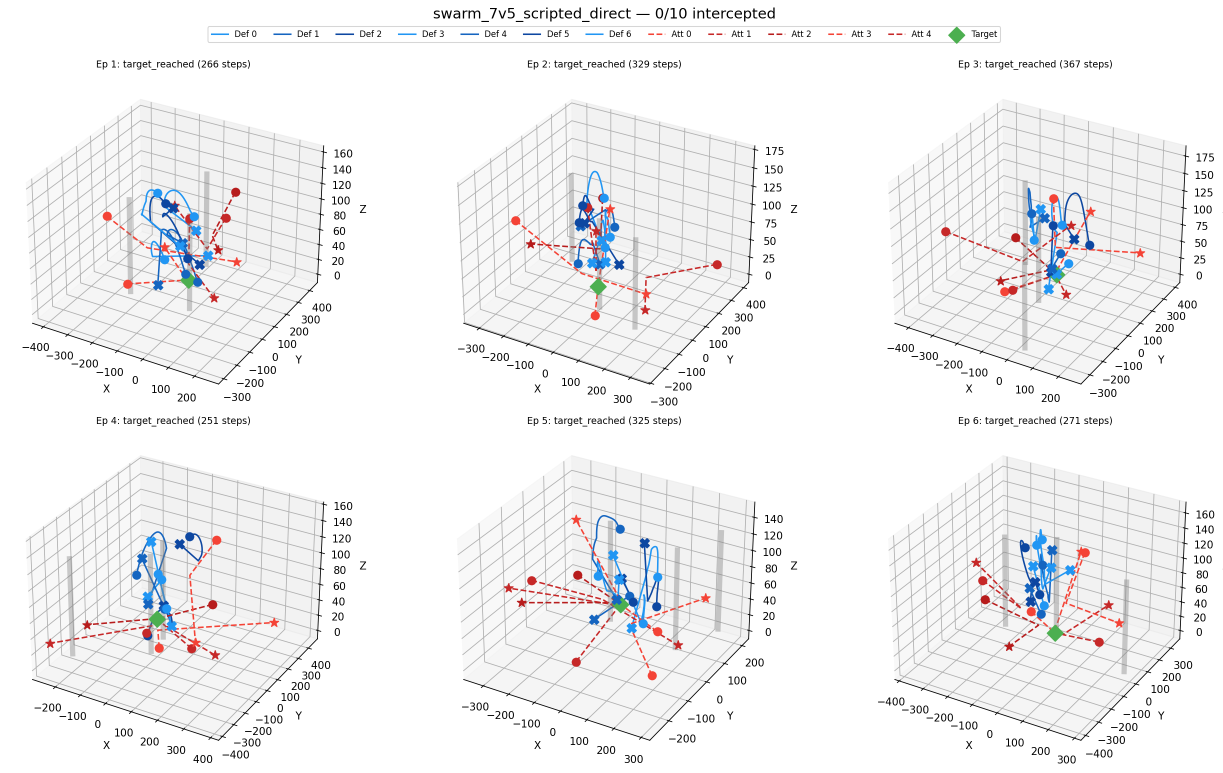
#> input picture models/eval_output/eval_swarm_7v5_scripted_direct_grid.png, 2445 x 1546 px (shown at 1/2 size)
$ python make_figures.py
#> lines starting #> are read from the running program, lines starting #| are printed output that depends on the picture
"""Regenerate the figures of paper.tex (vector PDF, plus a PNG preview of each) into this directory.

    python figures/make_figures.py          # from the repository root

Needs matplotlib, numpy, pandas and Pillow. Every input is tracked in git:
    models/eval_output/nvm_grid_*.csv    fixed-seed grid evaluations (eval/eval_nvm_grid.py)
    docs/media/*.gif                     top-down replays (eval/render_aegis.py)
    models/eval_output/eval_swarm_7v5_scripted_direct_grid.png
                                         a pre-AEGIS swarm evaluation (eval/eval_swarm.py)
Figure 2 (timeline) and Figure 3f (adversarial gates) use numbers that exist only in the dated
experiment records; each is listed next to the file it comes from.

Outputs: replays.pdf and pipeline.pdf (Fig. 1), timeline.pdf (Fig. 2), results.pdf (Fig. 3),
crazyflie.pdf (Fig. 4). The script also prints every plotted number.
"""
import os

import matplotlib

matplotlib.use("Agg")
import matplotlib.pyplot as plt  # noqa: E402
import numpy as np  # noqa: E402
import pandas as pd  # noqa: E402
from matplotlib.patches import FancyArrowPatch, FancyBboxPatch, Rectangle  # noqa: E402
from PIL import Image, ImageSequence  # noqa: E402

HERE = os.path.dirname(os.path.abspath(__file__))
ROOT = os.path.dirname(HERE)
EVAL = os.path.join(ROOT, "models", "eval_output")
MEDIA = os.path.join(ROOT, "docs", "media")

# Colour-blind-safe categorical slots (validated all-pairs: CVD dE >= 9.2, normal-vision dE >= 24)
# plus neutral inks; the grey reference series was validated against ORANGE and BLUE (CVD dE 9.8).
BLUE, ORANGE, AQUA = "#2a78d6", "#eb6834", "#1baf7a"
INK, INK2, MUTED, GRID, AXIS = "#0b0b0b", "#52514e", "#898781", "#e1e0d9", "#c3c2b7"
FILL_DATA, FILL_MODEL, EDGE_MODEL = "#f0efec", "#dbe9fb", "#86b6ef"
FILL_HW, EDGE_HW = "#e3f5ee", "#7fcfae"
SHADE = "#f3f2ee"

plt.rcParams.update({
    "font.family": "sans-serif",
    "font.sans-serif": ["Liberation Sans", "Arial", "Helvetica", "DejaVu Sans"],
    "mathtext.fontset": "custom", "mathtext.rm": "sans", "mathtext.it": "sans:italic", "mathtext.bf": "sans:bold",
    "font.size": 7.0, "axes.labelsize": 7.0, "xtick.labelsize": 6.5, "ytick.labelsize": 6.5, "legend.fontsize": 6.5,
    "axes.titlesize": 7.2, "axes.titleweight": "bold", "axes.titlelocation": "left", "axes.titlepad": 3.0,
    "axes.edgecolor": AXIS, "axes.linewidth": 0.6, "axes.labelcolor": INK2, "text.color": INK,
    "xtick.color": INK2, "ytick.color": INK2, "xtick.major.width": 0.6, "ytick.major.width": 0.6,
    "xtick.major.size": 2.2, "ytick.major.size": 2.2, "pdf.fonttype": 42, "ps.fonttype": 42,
    "savefig.dpi": 300, "axes.spines.top": False, "axes.spines.right": False,
})
COL_W, TEXT_W = 3.55, 7.30  # inches: one column and the full text width of paper.tex


def save(fig, name):
    fig.savefig(os.path.join(HERE, name + ".pdf"), metadata={"CreationDate": None})
    fig.savefig(os.path.join(HERE, name + ".png"), dpi=200)
    plt.close(fig)


def grid(name):
    return pd.read_csv(os.path.join(EVAL, f"nvm_grid_{name}.csv"))


# [5 lines left out: function style, not called in this run]


# ----------------------------------------------------------------------------- Fig. 1 (top): replays
def gif_frame(name, index):
    with Image.open(os.path.join(MEDIA, name)) as im:
        for i, frame in enumerate(ImageSequence.Iterator(im)):
            if i == index:
                return np.asarray(frame.convert("RGB")).copy()
    raise SystemExit(f"{name}: no frame {index}")


def arena_crop(img, half=450.0):
    """Crop a 700 px replay frame to the square |x|, |y| <= half (metres) and blank its legend.

    The renderer draws the +-500 m arena between pixels 89 and 628 (both axes); its legend sits in
    the top-right corner of the axes and is unreadable at print size, so the caption replaces it."""
    img = img.copy()
    face = img[300, 100].copy()                       # axes face colour
    img[84:146, 515:628] = face                       # legend box
    px = 539.0 / 1000.0
    lo, hi = int(round(89 + (500 - half) * px)), int(round(89 + (500 + half) * px))
    return img[lo:hi, lo:hi]


def fig_replays(path):
#> called with path = 'replays'
    swarm = np.asarray(Image.open(os.path.join(EVAL, "eval_swarm_7v5_scripted_direct_grid.png")).convert("RGB"))
    before = swarm[925:1530, 1665:2415]               # episode 6 of the pre-AEGIS 7v5 evaluation grid
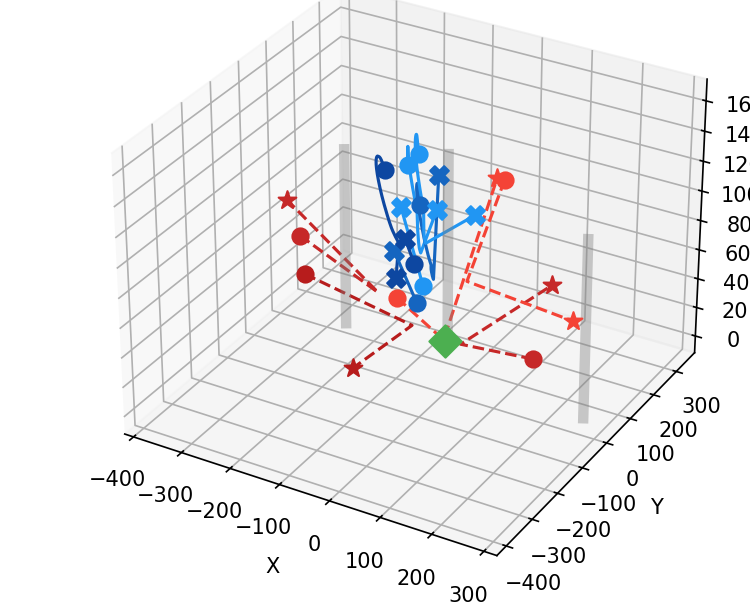
#> before: shape (605, 750, 3); mean R, G, B 238.2, 238, 238.9
    panels = [
        (before, "(a) before AEGIS: 7v5"),
        (arena_crop(gif_frame("aegis_big24_30v30_hills.gif", 0)), "(b) 30v30, hills: $t$ = 0 s"),
        (arena_crop(gif_frame("aegis_big24_30v30_hills.gif", 25)), "(c) $t$ = 2.1 s"),
        (arena_crop(gif_frame("aegis_big24_30v30_hills.gif", 50)), "(d) $t$ = 4.2 s"),
        (arena_crop(gif_frame("aegis_vark_15v15_3targets.gif", 31)), "(e) 15v15, three points"),
        (arena_crop(gif_frame("aegis_large_50v40_open.gif", 19)), "(f) 50v40, open field"),
    ]
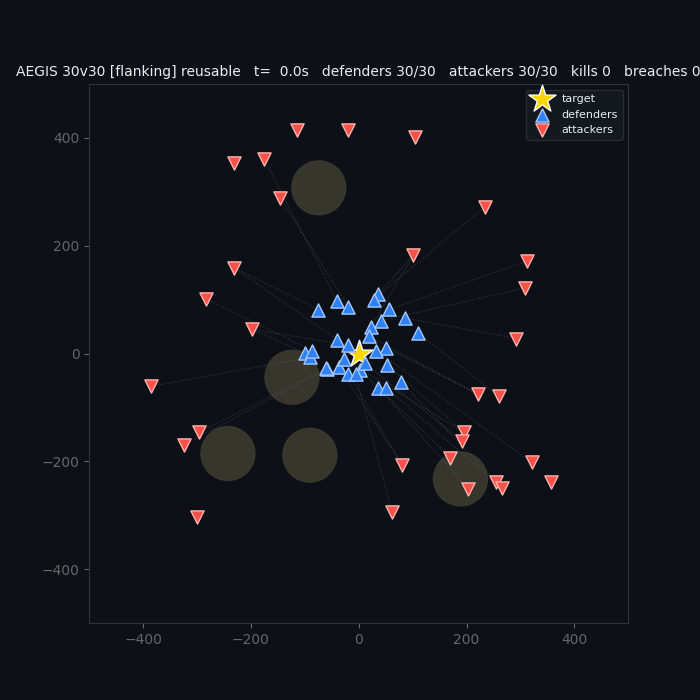
#> input picture docs/media/aegis_big24_30v30_hills.gif, 700 x 700 px
#> in gif_frame, im is the input picture: PIL image 700x700 P; mean R, G, B 18.1, 21.3, 27.2
#> the loop in gif_frame, `for i, frame in enumerate(ImageSequence.Iterator(im)):` made 1 pass
#> in arena_crop, `face = img[300, 100].copy()`: face = [13, 17, 23]
#> the loop in gif_frame, `for i, frame in enumerate(ImageSequence.Iterator(im)):` made 26 passes
#> the loop in gif_frame, `for i, frame in enumerate(ImageSequence.Iterator(im)):` made 51 passes
#> call 4 of gif_frame, with name = 'aegis_vark_15v15_3targets.gif', index = 31
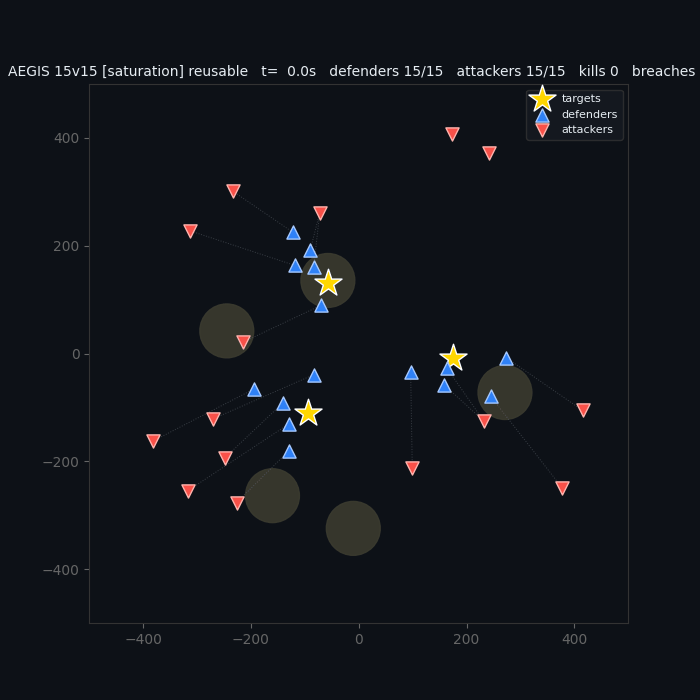
#> input picture docs/media/aegis_vark_15v15_3targets.gif, 700 x 700 px
#> in gif_frame, im is the input picture: PIL image 700x700 P; mean R, G, B 17.2, 20.7, 26.3
#> the loop in gif_frame, `for i, frame in enumerate(ImageSequence.Iterator(im)):` made 32 passes
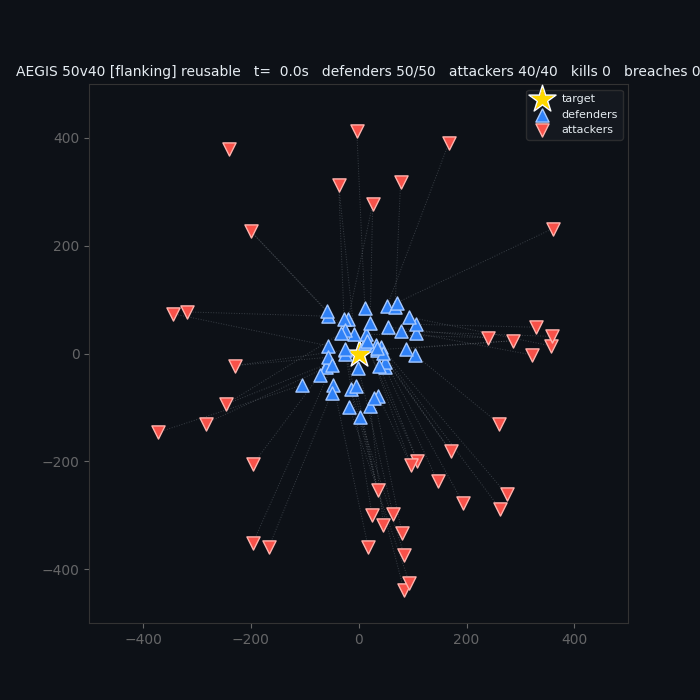
#> input picture docs/media/aegis_large_50v40_open.gif, 700 x 700 px
#> in gif_frame, im is the input picture: PIL image 700x700 P; mean R, G, B 18, 21.2, 27.7
#> the loop in gif_frame, `for i, frame in enumerate(ImageSequence.Iterator(im)):` made 20 passes
#> in arena_crop (call 5), `return img[lo:hi, lo:hi]`:
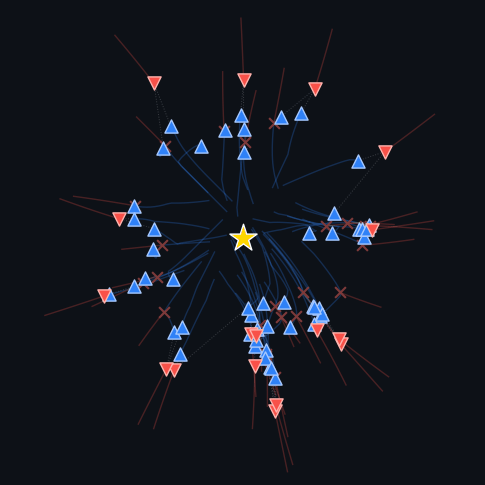
#> returned value: shape (485, 485, 3); mean of channels 0, 1, 2 18.2, 21.9, 29.7; drawn as R, G, B
    gap, lab = 0.05, 0.15
    aspects = [p[0].shape[1] / p[0].shape[0] for p in panels]   # width / height of each image
#> aspects = [1.24, 1, 1, 1, 1, 1]
    side_in = (TEXT_W - gap * (len(panels) - 1)) / sum(aspects)  # common panel height
#> side_in = 1.13
    H = side_in + lab
#> H = 1.28
    fig = plt.figure(figsize=(TEXT_W, H))
    x0 = 0.0
    for k, ((img, text), asp) in enumerate(zip(panels, aspects)):
        w_in = side_in * asp
        ax = fig.add_axes([x0 / TEXT_W, lab / H, w_in / TEXT_W, side_in / H])
        ax.imshow(img, interpolation="lanczos", aspect="auto")
        ax.set_xticks([])
        ax.set_yticks([])
        for s in ax.spines.values():
            s.set_visible(k == 0)
            s.set_color(AXIS)
            s.set_linewidth(0.6)
        fig.text((x0 + 0.01) / TEXT_W, 0.035 / H, text, fontsize=6.9, color=INK, ha="left", va="bottom")
        if k == 1:                                     # 200 m scale bar (crop spans 900 m)
            n = img.shape[0]
            bar = 200.0 / 900.0 * n
            ax.plot([0.06 * n, 0.06 * n + bar], [0.94 * n, 0.94 * n], color="white", lw=1.2,
                    solid_capstyle="butt")
            ax.text(0.06 * n + bar / 2, 0.91 * n, "200 m", color="white", fontsize=6.0, ha="center", va="bottom")
        x0 += w_in + gap
#> this loop made 6 passes
#> (text, asp, w_in, n, bar, x0) on pass 2: ('(b) 30v30, hills: $t$ = 0 s', 1, 1.13, 485, 107.8, 2.63)
#> after the loop, x0 = 7.35
    save(fig, path)
#> in save, `fig.savefig(os.path.join(HERE, name + ".pdf"), metadata={"CreationDate..`:
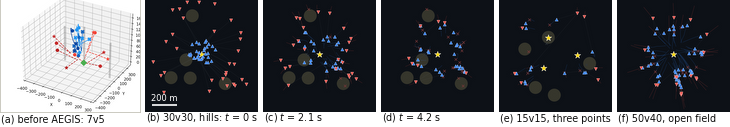
#> figure drawn by matplotlib, 6 panels


# ----------------------------------------------------------------------------- Fig. 1 (bottom): pipeline
def _box(ax, x, y, w, h, text, fill=FILL_DATA, edge=AXIS, size=6.6, ls="-"):
    ax.add_patch(FancyBboxPatch((x, y), w, h, boxstyle="round,pad=0,rounding_size=0.04", fc=fill, ec=edge,
                                lw=0.6, ls=ls))
    ax.text(x + w / 2, y + h / 2, text, ha="center", va="center", fontsize=size, color=INK, linespacing=1.12)


def _arrow(ax, x0, y0, x1, y1, ls="-"):
    ax.add_patch(FancyArrowPatch((x0, y0), (x1, y1), arrowstyle="-|>", mutation_scale=6.5, lw=0.8, color=INK2,
                                 shrinkA=0, shrinkB=0, ls=ls))


def fig_pipeline(path):
#> called with path = 'pipeline'
    H = 0.60
    fig = plt.figure(figsize=(TEXT_W, H))
    ax = fig.add_axes([0, 0, 1, 1])
    ax.set_xlim(0, TEXT_W)
    ax.set_ylim(0, H)
    ax.axis("off")
    y, h, gap = 0.18, 0.41, 0.13
    boxes = [
        (1.08, "512 parallel GPU worlds\n(Newton/Warp, 240 Hz)\n$N$ v $M$, terrain, wind", FILL_DATA, AXIS),
        (1.10, "allocator (classical):\nintercept-time costs,\nHungarian every 0.5 s", FILL_DATA, AXIS),
        (1.14, "56-d ego-centric obs\nper defender, the same\nsize for any $N$, $M$", FILL_DATA, AXIS),
        (1.06, "one shared PPO\npolicy, MLP 2$\\times$256,\nrun by every defender", FILL_MODEL, EDGE_MODEL),
        (0.98, "velocity command\n$\\leq$ 60 m/s per axis,\n12 Hz decisions", FILL_DATA, AXIS),
    ]
    x = 0.0
    centres = []
    for i, (w, txt, fc, ec) in enumerate(boxes):
        _box(ax, x, y, w, h, txt, fc, ec)
        centres.append(x + w / 2)
        if i < len(boxes) - 1:
            _arrow(ax, x + w + 0.012, y + h / 2, x + w + gap - 0.012, y + h / 2)
        x += w + gap
#> this loop made 5 passes
#> (w, fc, ec, x) on passes 1 to 5: (1.08, '#f0efec', '#c3c2b7', 1.21), (1.1, '#f0efec', '#c3c2b7', 2.44), (1.14, '#f0efec', '#c3c2b7', 3.71), (1.06, '#dbe9fb', '#86b6ef', 4.9), (0.98, '#f0efec', '#c3c2b7', 6.01)
#> after the loop, centres = [0.54, 1.76, 3.01, 4.24, 5.39]; x = 6.01
    _arrow(ax, x - gap + 0.012, y + h / 2, x - 0.012, y + h / 2, ls=(0, (2, 1.5)))
    _box(ax, x, y, TEXT_W - x - 0.005, h, "or a CrazyFlie 2.1:\nmocap in, cflib out\n(not yet flown)",
         FILL_HW, EDGE_HW, ls=(0, (3, 1.5)))
    # feedback loop under the row: command -> PD force tracking -> physics -> next state
    yl = 0.065
    xs, xe = centres[4], centres[0]
#> xs = 5.39; xe = 0.54
    ax.plot([xs, xs, xe], [y - 0.01, yl, yl], color=INK2, lw=0.8, solid_capstyle="butt")
    _arrow(ax, xe, yl, xe, y - 0.012)
    ax.text((xs + xe) / 2, yl + 0.012, "PD force tracking, physics step, per-defender owner-based reward",
            ha="center", va="bottom", fontsize=6.3, color=INK2)
    save(fig, path)


# ----------------------------------------------------------------------------- Fig. 2: timeline
# (date label, event, phase, largest engagement won as (drones, label) or None)
# Sources: git log (commit dates), README "Project history", docs/AEGIS_PLAN.md sections 1, 4.3 and 5.
TIMELINE = [
    ("22 Mar", "SAC defender learns 1v1 interception", "pre", (2, "1v1")),
    ("24-30 Mar", "GPU physics (Newton/Warp); shared-policy swarms", "pre", None),
    ("Apr-May", "swarm training stalls: 7 defenders, 3% intercepts", "fail", (12, "7v5")),
    ("12-23 Jul", "AEGIS design; all 4 curriculum gates in 28 min", "aegis", (25, "15v10")),
    ("19 Aug", "reusable interceptors; 40v30 without training", "aegis", (70, "40v30")),
    ("20-21 Aug", "adversarial co-training loop converges", "aegis", None),
    ("27 Aug", "urban and maze terrain, coordinated raids", "aegis", (90, "50v40")),
    ("28 Aug", "CrazyFlie lab policy and mocap bridge", "hw", None),
    ("29-30 Aug", "24v24 training; one policy for 1-4 points", "aegis", (90, "50v40")),
    ("Sep-Nov", "cflib link, safety layer; number audit; release", "hw", None),
]
PHASE = {"pre": (MUTED, "o", "end-to-end RL"), "fail": (ORANGE, "X", "failed"),
         "aegis": (BLUE, "o", "AEGIS, simulation"), "hw": (AQUA, "D", "hardware path")}


def fig_timeline(path):
#> called with path = 'timeline'
    n = len(TIMELINE)
    row = 0.120
    top, bottom = 0.18, 0.15
    H = top + n * row + bottom
    fig = plt.figure(figsize=(COL_W, H))
    ax = fig.add_axes([0, 0, 1, 1])
    ax.set_xlim(0, COL_W)
    ax.set_ylim(0, H)
    ax.axis("off")
    x_date, x_spine, x_text = 0.50, 0.58, 0.67
    x_bar, bar_max, drones_max = 2.88, 0.36, 90.0
    ys = [H - top - (i + 0.5) * row for i in range(n)]
    ax.plot([x_spine, x_spine], [ys[-1], ys[0]], color=AXIS, lw=0.8, zorder=1)
    ax.text(x_text, H - 0.065, "milestone", fontsize=6.5, color=INK2, va="center", style="italic")
    ax.text(x_bar, H - 0.065, "largest win", fontsize=6.5, color=INK2, va="center", style="italic")
    for (date, text, phase, best), yv in zip(TIMELINE, ys):
        col, mk, _ = PHASE[phase]
        ax.text(x_date, yv, date, ha="right", va="center", fontsize=6.4, color=INK2)
        ax.scatter([x_spine], [yv], s=16 if mk != "X" else 22, marker=mk, color=col, edgecolor="white",
                   linewidth=0.6, zorder=3)
        ax.text(x_text, yv, text, ha="left", va="center", fontsize=6.6, color=INK)
        if best:
            d, lab = best
            w = max(bar_max * d / drones_max, 0.012)
            fail = phase == "fail"
            ax.add_patch(Rectangle((x_bar, yv - 0.045), w, 0.09, fc="white" if fail else BLUE,
                                   ec=ORANGE if fail else BLUE, lw=0.8 if fail else 0, hatch="//////" if fail else None))
            ax.text(x_bar + w + 0.03, yv, lab + (" (lost)" if fail else ""), ha="left", va="center", fontsize=6.2,
                    color=INK2)
    # legend
    xl = 0.08
    for key in ["pre", "fail", "aegis", "hw"]:
        col, mk, lab = PHASE[key]
        ax.scatter([xl], [0.065], s=14 if mk != "X" else 20, marker=mk, color=col, edgecolor="white", linewidth=0.5)
        ax.text(xl + 0.06, 0.065, lab, fontsize=6.3, color=INK2, va="center")
        xl += 0.13 + 0.047 * len(lab)
    plt.setp(ax.texts, clip_on=False)
    save(fig, path)
#> call 3 of save, with name = 'timeline'
#> in save (call 3), `fig.savefig(os.path.join(HERE, name + ".pdf"), metadata={"CreationDate..`:
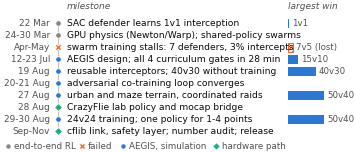
#> figure drawn by matplotlib, 1 panel


# ----------------------------------------------------------------------------- Fig. 3: results
def realism_summary():
    """Scripted baseline vs the July learned policy (kamikaze) vs the reusable-interceptor policy,
    realism grid: 38 N-v-M cells x 3 raid types, 32 episodes each."""
    out = {}
    for key, name in [("scripted", "baseline_realism"), ("kamikaze", "model_realism"),
                      ("reusable", "model_reuse_realism")]:
        d = grid(name)
        out[key] = {"win, all cells": 100 * d.win_rate.mean(),
                    "win, N = M": 100 * d[d.n == d.m].win_rate.mean(),
                    "win, N < M": 100 * d[d.n < d.m].win_rate.mean(),
                    "defenders lost": 100 * d.bad_death_rate.mean(),
                    "xr_outnumbered": d[d.n < d.m].exchange_ratio.mean()}
    b, m = grid("baseline_realism"), grid("model_realism")
    j = m.merge(b, on=["n", "m", "strategy"], suffixes=("_m", "_b"))
    better = int((j.breach_rate_m < j.breach_rate_b - 1e-12).sum())
    worse = int((j.breach_rate_m > j.breach_rate_b + 1e-12).sum())
    print(f"[3a] breach: learned better {better}, ties {len(j) - better - worse}, worse {worse} of {len(j)}")
    for k, v in out.items():
        print(f"[3a] {k:9s} " + "  ".join(f"{m_}={x:.1f}" for m_, x in v.items()))
    return out


def panel_learning(ax):
    s = realism_summary()
    metrics = ["win, all cells", "win, N = M", "win, N < M", "defenders lost"]
    series = [("scripted", "scripted", MUTED), ("kamikaze", "kamikaze", ORANGE), ("reusable", "reusable", BLUE)]
    x = np.arange(len(metrics))
    bw = 0.26
    for i, (key, lab, col) in enumerate(series):
        ax.bar(x + (i - 1) * bw, [s[key][m] for m in metrics], width=bw * 0.92, color=col, label=lab, lw=0, zorder=3)
    ax.set_xticks(x)
    ax.set_xticklabels(["win\n(all)", "win\n($N$=$M$)", "win\n($N$<$M$)", "defenders\nlost"], fontsize=6.4)
    ax.set_ylim(0, 100)
    ax.set_xlim(-0.5, 3.5)
    ax.set_yticks([0, 25, 50, 75, 100])
    ax.set_ylabel("%", labelpad=1.5)
    ax.legend(loc="upper right", frameon=False, handlelength=0.8, borderaxespad=0.0, labelspacing=0.15,
              handletextpad=0.35, bbox_to_anchor=(1.0, 1.0))
    ax.set_title("(a) scripted vs learned flight")
    style(ax)


# [110 lines left out: functions panel_scale, panel_targets, panel_direct, panel_sensing, not called in this run]


# Round-A gates: true breach rate a freshly trained RL attacker (40M steps) reaches against each frozen
# defender, and the Round-B breach after co-training where one was run. Sources:
# experiments/adv_pop_20260821/results.md (rounds 1-3 and the reusable defender, reuse.log),
# overnight_20260827 (terrain generalist), cfadv_20260828, convoyadv_20260829, varkadv_20260831.
ADV = [  # (label, [(round-A breach, gap?) per round], breach after co-training or None)
    ("kamikaze, 3 rounds", [(0.75, True), (0.46, True), (0.094, False)], None),
    ("reusable", [(0.301, True)], 0.017),
    ("terrain generalist", [(0.012, False)], None),
    ("CrazyFlie lab", [(0.19, True)], 0.020),
    ("convoy escort", [(0.077, False)], None),
    ("1-4 points", [(0.005, False)], None),
]


# [31 lines left out: function panel_adversarial, not called in this run]


def fig_results(path):
    H = 2.18
    fig = plt.figure(figsize=(TEXT_W, H))

    def at(x0, w, y0, h):                              # axes from inches: left, width, bottom, height
        return fig.add_axes([x0 / TEXT_W, y0 / H, w / TEXT_W, h / H])

    r1, h1, r2, h2 = 1.36, 0.68, 0.30, 0.64            # row 1 leaves room for (b)'s rotated tick labels
    axs = [at(0.40, 1.88, r1, h1), at(2.86, 1.88, r1, h1), at(5.33, 1.92, r1, h1),
           at(0.91, 1.33, r2, h2), at(2.86, 1.57, r2, h2), at(5.58, 1.67, r2, h2)]
    panel_learning(axs[0])
    panel_scale(axs[1])
    panel_targets(axs[2])
    panel_direct(axs[3])
    panel_sensing(axs[4])
    panel_adversarial(axs[5])
    save(fig, path)


# ----------------------------------------------------------------------------- Fig. 4: CrazyFlie
# [35 lines left out: function fig_crazyflie, not called in this run]


def main():
    fig_replays("replays")
    fig_pipeline("pipeline")
    fig_timeline("timeline")
    fig_results("results")
    fig_crazyflie("crazyflie")
    print("[done] wrote replays, pipeline, timeline, results, crazyflie (.pdf + .png) to", HERE)


if __name__ == "__main__":
#> (the run stopped early here; a loop or call above may not have finished)
